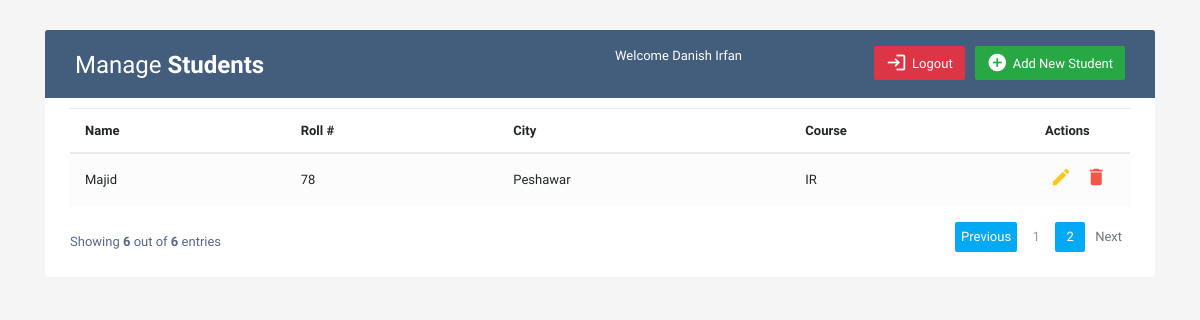
Page /?page=2 (signed in) on the committed database.
### accounts/models.py (models this page shows, shortened)
class Account(AbstractBaseUser):  # AbstractBaseUser is used to create a custom user model in Django
    uid = models.UUIDField(primary_key=True, default=uuid.uuid4, editable=False)
    first_name = models.CharField(max_length=50)
    last_name = models.CharField(max_length=50)
    username = models.CharField(max_length=50,
                                unique=True, validators=[
        RegexValidator(
            regex=r'^[\w.@+-]+$',
            message='Username can only contain letters, numbers, and @/./+/-/_ characters.',
            code='invalid_username'
        ),
    ])  # unique=True is used to make sure that the username is unique
    email = models.EmailField(max_length=100, unique=True)
    date_joined = models.DateTimeField(auto_now_add=True) # auto_now_add is used to add the date automatically
    last_login = models.DateTimeField(auto_now_add=True)
    is_admin = models.BooleanField(default=False)  # is_admin is used to check if the user is an admin or not
    is_staff = models.BooleanField(default=False)  # is_staff is used to check if the user is a staff or not
    is_active = models.BooleanField(default=False)  # is_active is used to check if the user is active or not
    is_superuser = models.BooleanField(default=False)  # is_superuser is used to check if the user is a superuser or not
    USERNAME_FIELD = 'email'  # USERNAME_FIELD is used to define the username field
    REQUIRED_FIELDS = ['username', 'first_name', 'last_name']  # REQUIRED_FIELDS is used to define the required fields
    objects = MyAccountManager()  # objects is used to create a new user model object

### students/models.py (models this page shows, shortened)
class Student(models.Model):
    name = models.CharField(max_length=100)
    roll = models.IntegerField()
    city = models.CharField(max_length=100)
    course = models.CharField(max_length=100)

### students/views.py (the view)
# urls.py: path('', views.index, name='index'),
@login_required(login_url='login')
def index(request):
    students = Student.objects.all()
    stuForms = StudentForm()
    paginator = Paginator(students, 5)  # Show 5 freelancers per page
    page = request.GET.get('page')
    students = paginator.get_page(page)
    context = {
        'students': students,
        'stuForms': stuForms
    }
    return render(request, 'students/index.html', context)

### templates/students/index.html (shortened to what this page needs)
{% load static %}
<!DOCTYPE html>
<html lang="en">
<head>
<link rel="stylesheet" href="https://stackpath.bootstrapcdn.com/bootstrap/4.5.0/css/bootstrap.min.css">
<link rel="stylesheet" href="https://maxcdn.bootstrapcdn.com/font-awesome/4.7.0/css/font-awesome.min.css">
<link rel="stylesheet" href="{% static 'css/style.css' %}">
</head>
<body>
<div class="container-xl">
	<div class="table-responsive">
		<div class="table-wrapper">
			<div class="table-title">
				<div class="row">
					<div class="col-sm-6">
						<h2>Manage <b>Students</b></h2>
					</div>
					<div class="col-sm-6">
						<a href="#addStudentModal" class="btn btn-success" data-toggle="modal"><i class="material-icons">&#xE147;</i> <span>Add New Student</span></a>
						{% if user.is_authenticated%}
						<a href="{%url 'logout'%}" class="btn btn-danger"><i class="material-icons">&#xea77;</i> <span>Logout</span></a>
						<p>Welcome {{request.user.first_name}} {{request.user.last_name}}</p>
						{%endif%}
					</div>
				</div>
			</div>
			<table class="table table-striped table-hover">
				<thead>
					<tr>
						<th>Name</th>
						<th>Roll #</th>
						<th>City</th>
						<th>Course</th>
						<th>Actions</th>
					</tr>
				</thead>
				<tbody id="tbody">
                    {% for student in students%}
					<tr>
						<td>{{student.name}}</td>
						<td>{{student.roll}}</td>
						<td>{{student.city}}</td>
						<td>{{student.course}}</td>
						<td>
							<a href="#addStudentModal" class="edit" data-toggle="modal" data-sid={{student.id}}><i class="material-icons" data-toggle="tooltip" title="Edit">&#xE254;</i></a>
							<a href="#deleteStudentModal" class="delete" data-toggle="modal" data-sid={{student.id}}><i class="material-icons" data-toggle="tooltip" title="Delete">&#xE872;</i></a>
						</td>
					</tr>
                    {%endfor%}
				</tbody>
			</table>
			<div class="clearfix">
				<div class="hint-text">Showing <b>{{students.end_index}}</b> out of <b>{{students.paginator.count }}</b> entries</div>
				{% if students.has_other_pages %}
				<ul class="pagination">
					{% if students.has_previous %}
					<li class="page-item active"><a href="?page={{ students.previous_page_number }}" class="page-link">Previous</a></li>
					{%else%}
					<li class="page-item disabled"><a href="#" class="page-link">Previous</a></li>
					{%endif%}
					{% for i in students.paginator.page_range %}
                                    {% if students.number == i %}
									<li class="page-item active"><a href="?page={{ i }}" class="page-link">{{i}}</a></li>
									{%else%}
									<li class="page-item"><a href="?page={{ i }}" class="page-link">{{i}}</a></li>
									{%endif%}
									{%endfor%}
					{% if students.has_next %}
					<li class="page-item active"><a href="?page={{ students.next_page_number }}" class="page-link">Next</a></li>
					{% else %}
					<li class="page-item disabled"><a href="#" class="page-link">Next</a></li>
					{%endif%}
				</ul>
				{%endif%}
			</div>
		</div>
	</div>
</div>
</body>
</html>

### static/css/style.css (style rules this page uses)
body { color: #566787; background: #f5f5f5; font-family: 'Varela Round', sans-serif; font-size: 13px; }
.table-responsive { margin: 30px 0; }
.table-wrapper { background: #fff; padding: 20px 25px; border-radius: 3px; min-width: 1000px; box-shadow: 0 1px 1px rgba(0,0,0,.05); }
.table-title { padding-bottom: 15px; background: #435d7d; color: #fff; padding: 16px 30px; min-width: 100%; margin: -20px -25px 10px; border-radius: 3px 3px 0 0; }
.table-title h2 { margin: 5px 0 0; font-size: 24px; }
.table-title .btn { color: #fff; float: right; font-size: 13px; border: none; min-width: 50px; border-radius: 2px; border: none; outline: none !important; margin-left: 10px; }
.table-title .btn i { float: left; font-size: 21px; margin-right: 5px; }
.table-title .btn span { float: left; margin-top: 2px; }
table.table tr th, table.table tr td { border-color: #e9e9e9; padding: 12px 15px; vertical-align: middle; }
table.table tr th:last-child { width: 100px; }
table.table-striped tbody tr:nth-of-type(odd) { background-color: #fcfcfc; }
table.table td:last-child i { opacity: 0.9; font-size: 22px; margin: 0 5px; }
table.table td a { font-weight: bold; color: #566787; display: inline-block; text-decoration: none; outline: none !important; }
table.table td a.edit { color: #FFC107; }
table.table td a.delete { color: #F44336; }
table.table td i { font-size: 19px; }
.pagination { float: right; margin: 0 0 5px; }
.pagination li a { border: none; font-size: 13px; min-width: 30px; min-height: 30px; color: #999; margin: 0 2px; line-height: 30px; border-radius: 2px !important; text-align: center; padding: 0 6px; }
.pagination li.active a, .pagination li.active a.page-link { background: #03A9F4; }
.hint-text { float: left; margin-top: 10px; font-size: 13px; }

### rows in the picture
Account: user.first_name "Danish", user.last_name "Irfan"
Student: name "Majid", roll "78", city "Peshawar", course "IR"

### other values in the picture
{{ students.end_index }} "6"
{{ students.paginator.count }} "6"
{{ i }} "1"
{{ i }} "2"
